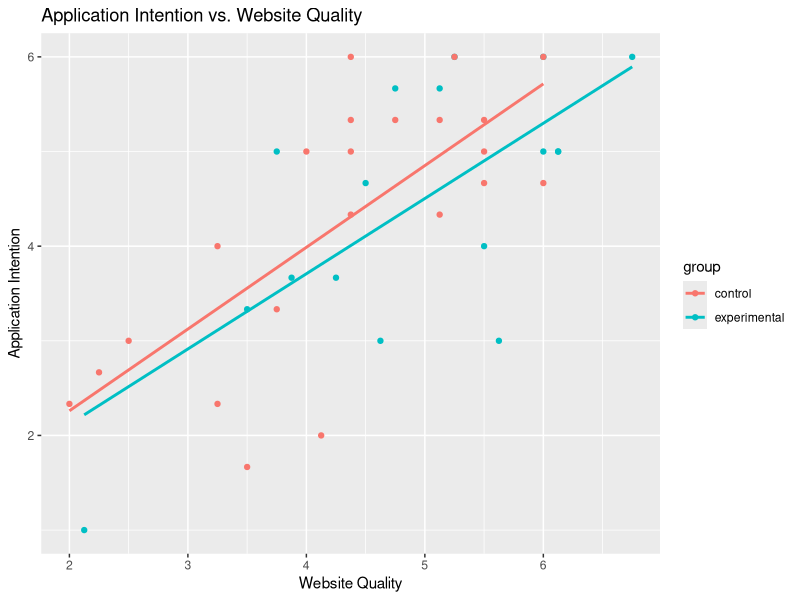

Recreate this plot in R. (Note: this script raises an error after producing the figure.)
#housekeeping
setwd("C:/Users/tiboa/Documents/BaThesis/Auswertung/Vorlaeufige Ergebnisse 26.3.25")

library(dplyr)




#import data
experimentalGruppe <- read.csv("ergebnisseExperimental_26.3.25.csv", stringsAsFactors = FALSE)

kontrollGruppe <- read.csv("ergebnisseKontrolle_26.3.25.csv", stringsAsFactors = FALSE)

# Check the first few rows of each dataset
head(experimentalGruppe)
head(kontrollGruppe)

# Check the structure (data types, columns, etc.)
str(experimentalGruppe)
str(kontrollGruppe)

#UEQ-S means pro person
#dafür ein neuer df um die daten nicht zu verpesten

data <- experimentalGruppe

data$mean_response_ueqs <- rowMeans(experimentalGruppe[, 6:13], na.rm = TRUE)

dataKontroll <- kontrollGruppe

dataKontroll$mean_response_ueqs <- rowMeans(kontrollGruppe[, 6:13], na.rm = TRUE)



#application intention means erstellen
#likert coding zu zahlen
#experimentalgruppe
data$aint.SQ001. <- factor(data$aint.SQ001.,
                        levels = c("Stimme überhaupt nicht zu", "Stimme nicht zu", "Stimme nicht ganz zu", "Weder noch",
                                   "Stimme ein wenig zu", "Stimme zu", "Stimme absolut zu"),
                        ordered = TRUE)
data$aint1_numeric <- as.numeric(data$aint.SQ001.)

data$aint.SQ002. <- factor(data$aint.SQ002.,
                           levels = c("Stimme überhaupt nicht zu", "Stimme nicht zu", "Stimme nicht ganz zu", "Weder noch",
                                      "Stimme ein wenig zu", "Stimme zu", "Stimme absolut zu"),
                           ordered = TRUE)
data$aint2_numeric <- as.numeric(data$aint.SQ002.)

data$aint.SQ003. <- factor(data$aint.SQ003.,
                           levels = c("Stimme überhaupt nicht zu", "Stimme nicht zu", "Stimme nicht ganz zu", "Weder noch",
                                      "Stimme ein wenig zu", "Stimme zu", "Stimme absolut zu"),
                           ordered = TRUE)
data$aint3_numeric <- as.numeric(data$aint.SQ003.)

#kontrollgruppe

dataKontroll$aint.SQ001. <- factor(dataKontroll$aint.SQ001.,
                           levels = c("Stimme überhaupt nicht zu", "Stimme nicht zu", "Stimme nicht ganz zu", "Weder noch",
                                      "Stimme ein wenig zu", "Stimme zu", "Stimme absolut zu"),
                           ordered = TRUE)
dataKontroll$aint1_numeric <- as.numeric(dataKontroll$aint.SQ001.)

dataKontroll$aint.SQ002. <- factor(dataKontroll$aint.SQ002.,
                                   levels = c("Stimme überhaupt nicht zu", "Stimme nicht zu", "Stimme nicht ganz zu", "Weder noch",
                                              "Stimme ein wenig zu", "Stimme zu", "Stimme absolut zu"),
                                   ordered = TRUE)
dataKontroll$aint2_numeric <- as.numeric(dataKontroll$aint.SQ002.)

dataKontroll$aint.SQ003. <- factor(dataKontroll$aint.SQ003.,
                                   levels = c("Stimme überhaupt nicht zu", "Stimme nicht zu", "Stimme nicht ganz zu", "Weder noch",
                                              "Stimme ein wenig zu", "Stimme zu", "Stimme absolut zu"),
                                   ordered = TRUE)
dataKontroll$aint3_numeric <- as.numeric(dataKontroll$aint.SQ003.)


#mean aus den zahlen

data$mean_response_aint <- rowMeans(data[, 45:47], na.rm = TRUE)

dataKontroll$mean_response_aint <- rowMeans(dataKontroll[, 21:23], na.rm = TRUE)


#kombination aus beiden dataframes für weitere analysen
# !achtung: bind_rows ist eine funktion von dplyr

data$group <- "experimental"
dataKontroll$group <- "control"

combinedData <- bind_rows(data,dataKontroll)

# t test ueqs
#geschrieben bevor ich die dfs kombiniert habe, frag nicht

t_test_result <- t.test(data$mean_response_ueqs, dataKontroll$mean_response_ueqs, alternative = "two.sided", var.equal = FALSE)
print(t_test_result)


# t test von application intention gegeneinander


t_test_result <- t.test(mean_response_aint ~ group, data = combinedData, 
                        alternative = "two.sided", var.equal = FALSE)
print(t_test_result)

#korrelationen aint und ueqs score

# For experimental group:
cor_experimental <- cor(data$mean_response_aint, data$mean_response_ueqs, method = "pearson")

# For control group:
cor_control <- cor(dataKontroll$mean_response_aint, dataKontroll$mean_response_ueqs, method = "pearson")


# visualisierung mit ggplot (tidyverse)

library(ggplot2)

ggplot(combinedData, aes(x = mean_response_ueqs, y = mean_response_aint, color = group)) +
  geom_point() +
  geom_smooth(method = "lm", se = FALSE) +
  labs(title = "Application Intention vs. Website Quality",
       x = "Website Quality",
       y = "Application Intention")

#model interaction website quality und application intention

model_aintVsueqs <- lm(mean_response_aint ~ mean_response_ueqs * group, data = combinedData)
summary(model)


















